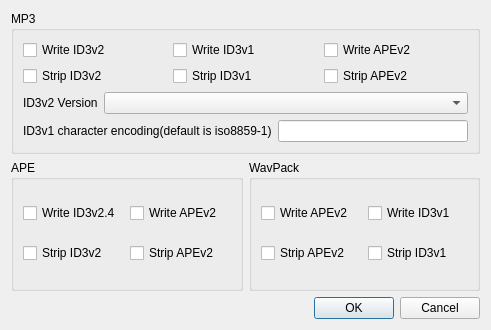
<?xml version="1.0" encoding="UTF-8"?>
<ui version="4.0">
 <class>MetadataPrefsDialog</class>
 <widget class="QDialog" name="MetadataPrefsDialog">
  <property name="geometry">
   <rect>
    <x>0</x>
    <y>0</y>
    <width>491</width>
    <height>330</height>
   </rect>
  </property>
  <property name="windowTitle">
   <string>Tag Writer Settings</string>
  </property>
  <layout class="QGridLayout" name="gridLayout_13">
   <item row="2" column="0">
    <widget class="QDialogButtonBox" name="buttonBox">
     <property name="enabled">
      <bool>true</bool>
     </property>
     <property name="orientation">
      <enum>Qt::Horizontal</enum>
     </property>
     <property name="standardButtons">
      <set>QDialogButtonBox::Cancel|QDialogButtonBox::Ok</set>
     </property>
    </widget>
   </item>
   <item row="1" column="0">
    <layout class="QGridLayout" name="gridLayout">
     <item row="1" column="0">
      <widget class="QGroupBox" name="groupBoxMP3">
       <property name="title">
        <string>MP3</string>
       </property>
       <layout class="QGridLayout" name="gridLayout_11">
        <item row="0" column="0">
         <layout class="QHBoxLayout" name="horizontalLayout_2">
          <item>
           <widget class="QCheckBox" name="mp3WriteID3v2">
            <property name="text">
             <string>Write ID3v2</string>
            </property>
           </widget>
          </item>
          <item>
           <widget class="QCheckBox" name="mp3WriteID3v1">
            <property name="text">
             <string>Write ID3v1</string>
            </property>
           </widget>
          </item>
          <item>
           <widget class="QCheckBox" name="mp3WriteAPEv2">
            <property name="text">
             <string>Write APEv2</string>
            </property>
           </widget>
          </item>
         </layout>
        </item>
        <item row="2" column="0">
         <layout class="QHBoxLayout" name="horizontalLayout_4">
          <item>
           <widget class="QLabel" name="label">
            <property name="text">
             <string>ID3v2 Version</string>
            </property>
           </widget>
          </item>
          <item>
           <widget class="QComboBox" name="comboBoxID3v2Version">
            <property name="sizePolicy">
             <sizepolicy hsizetype="Expanding" vsizetype="Fixed">
              <horstretch>0</horstretch>
              <verstretch>0</verstretch>
             </sizepolicy>
            </property>
           </widget>
          </item>
         </layout>
        </item>
        <item row="1" column="0">
         <layout class="QHBoxLayout" name="horizontalLayout_3">
          <item>
           <widget class="QCheckBox" name="mp3StripID3v2">
            <property name="text">
             <string>Strip ID3v2</string>
            </property>
           </widget>
          </item>
          <item>
           <widget class="QCheckBox" name="mp3StripID3v1">
            <property name="text">
             <string>Strip ID3v1</string>
            </property>
           </widget>
          </item>
          <item>
           <widget class="QCheckBox" name="mp3StripAPEv2">
            <property name="text">
             <string>Strip APEv2</string>
            </property>
           </widget>
          </item>
         </layout>
        </item>
        <item row="3" column="0">
         <layout class="QHBoxLayout" name="horizontalLayout_5">
          <item>
           <widget class="QLabel" name="label_2">
            <property name="text">
             <string>ID3v1 character encoding(default is iso8859-1)</string>
            </property>
           </widget>
          </item>
          <item>
           <widget class="QLineEdit" name="lineEditID3v1Encoding"/>
          </item>
         </layout>
        </item>
       </layout>
      </widget>
     </item>
     <item row="2" column="0">
      <layout class="QHBoxLayout" name="horizontalLayout">
       <item>
        <widget class="QGroupBox" name="groupBoxAPE">
         <property name="title">
          <string>APE</string>
         </property>
         <layout class="QGridLayout" name="gridLayout_12">
          <item row="0" column="0">
           <widget class="QCheckBox" name="apeWriteID3v2">
            <property name="text">
             <string>Write ID3v2.4</string>
            </property>
           </widget>
          </item>
          <item row="0" column="1">
           <widget class="QCheckBox" name="apeWriteAPEv2">
            <property name="text">
             <string>Write APEv2</string>
            </property>
           </widget>
          </item>
          <item row="1" column="0">
           <widget class="QCheckBox" name="apeStripID3v2">
            <property name="text">
             <string>Strip ID3v2</string>
            </property>
           </widget>
          </item>
          <item row="1" column="1">
           <widget class="QCheckBox" name="apeStripAPEv2">
            <property name="text">
             <string>Strip APEv2</string>
            </property>
           </widget>
          </item>
         </layout>
        </widget>
       </item>
       <item>
        <widget class="QGroupBox" name="groupBoxWavPack">
         <property name="title">
          <string>WavPack</string>
         </property>
         <layout class="QGridLayout" name="gridLayout_1">
          <item row="0" column="1">
           <widget class="QCheckBox" name="wvWriteID3v1">
            <property name="text">
             <string>Write ID3v1</string>
            </property>
           </widget>
          </item>
          <item row="0" column="0">
           <widget class="QCheckBox" name="wvWriteAPEv2">
            <property name="text">
             <string>Write APEv2</string>
            </property>
           </widget>
          </item>
          <item row="1" column="0">
           <widget class="QCheckBox" name="wvStripAPEv2">
            <property name="text">
             <string>Strip APEv2</string>
            </property>
           </widget>
          </item>
          <item row="1" column="1">
           <widget class="QCheckBox" name="wvStripID3v1">
            <property name="text">
             <string>Strip ID3v1</string>
            </property>
           </widget>
          </item>
         </layout>
        </widget>
       </item>
      </layout>
     </item>
    </layout>
   </item>
  </layout>
 </widget>
 <resources/>
 <connections>
  <connection>
   <sender>buttonBox</sender>
   <signal>accepted()</signal>
   <receiver>MetadataPrefsDialog</receiver>
   <slot>accept()</slot>
   <hints>
    <hint type="sourcelabel">
     <x>248</x>
     <y>254</y>
    </hint>
    <hint type="destinationlabel">
     <x>157</x>
     <y>274</y>
    </hint>
   </hints>
  </connection>
  <connection>
   <sender>buttonBox</sender>
   <signal>rejected()</signal>
   <receiver>MetadataPrefsDialog</receiver>
   <slot>reject()</slot>
   <hints>
    <hint type="sourcelabel">
     <x>316</x>
     <y>260</y>
    </hint>
    <hint type="destinationlabel">
     <x>286</x>
     <y>274</y>
    </hint>
   </hints>
  </connection>
 </connections>
</ui>
